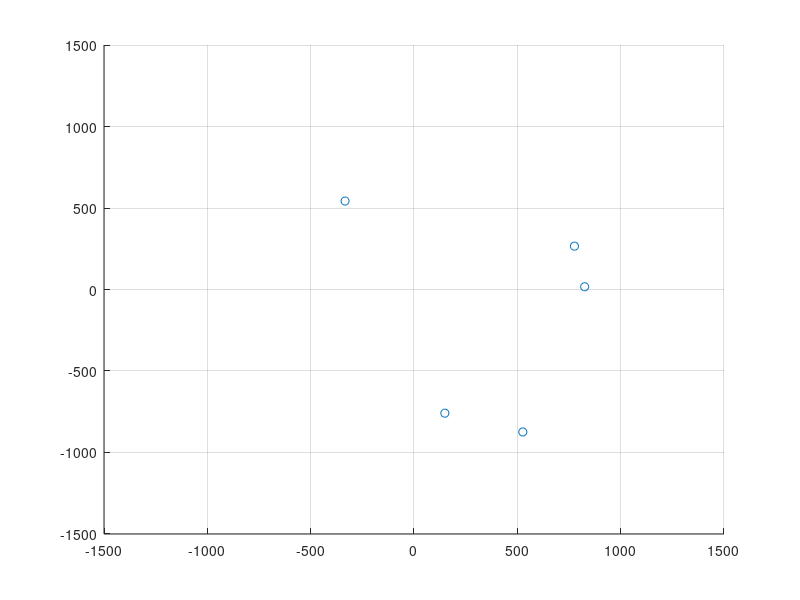

This figure's MATLAB source: (Note: this script raises an error after producing the figure.)
clear all
close all
clc
Area_X=1500;
Area_Y=1500;
figure('Position',[10 10 1200 1000])
axis([-(Area_X+1) (Area_X+1) -(Area_Y+1) (Area_Y+1)])
grid on

%% destination
% destination=[-100; 900];
% destination=[900 900 -900 -900 900; 0 900 900 -900 -900];
destination=2000*(rand(2,5)-rand(2,5));
% destination=[500+900*cos(pi/2:-pi/300:0*-pi/2); -500+900*sin(pi/2:-pi/300:0*-pi/2)];
goal_order=1;
goal_number=size(destination,2);

hold on 
scatter(destination(1,:),destination(2,:),'rx')
hold off

%% command initialize
max_robot_speed=30; % unit: cm
time_step=0.05;
max_steps=3000;
robot_V_cmd=zeros(3,max_steps);

v_theta_cmd=zeros(4,max_steps);
xy_cmd=zeros(4,max_steps);
v_theta_act=zeros(4,max_steps);
xy_act=zeros(4,max_steps);
robot1_state=zeros(3,max_steps);

% for pid
angular_error=zeros(1,max_steps);
previous_error=0;
error_diff=zeros(1,max_steps);
sum_error=zeros(1,max_steps);

%% senerial
robot1=rectangular_GBM([0; 0; 0],100,50,58,[0.15 0.7 0.3],[0;0;0;0]);

ii=0;
while ii<max_steps
    ii=ii+1;
    % construct velocity cmd
    destination_vector=(destination(:,goal_order)-robot1.center_position);
    theta=robot1.GBM_pos(3);
    best_unit=[cos(theta) sin(theta); -sin(theta) cos(theta)]*destination_vector/(dot(destination_vector,destination_vector))^0.5;
    angular_error(ii)=atan2(robot1.local_motion(2),robot1.local_motion(1));
%     if robot1.local_motion(1)==0 && robot1.local_motion(2)==0
%         angular_error(ii)=0;
%     elseif robot1.local_motion(1)==0 && robot1.local_motion(2)<0
%         angular_error(ii)=-pi/2;
%     elseif robot1.local_motion(1)==0 && robot1.local_motion(2)>0
%         angular_error(ii)=pi/2;
%     else
%         angular_error(ii)=atan(robot1.local_motion(2)/robot1.local_motion(1));
%     end
    % angular_error(ii)=-rem(robot1.GBM_pos(3),pi)+atan2(destination_vector(2),destination_vector(1));
    % angular_error(ii)=0.01*robot1.local_motion(2);
    error_diff(ii)=(angular_error(ii)-previous_error)/time_step;
    previous_error=angular_error(ii);
    if ii==1
        sum_error(ii)=angular_error(ii)*time_step;
    else
        sum_error(ii)=sum_error(ii-1)+angular_error(ii)*time_step;
    end
%     kp=0.2;
%     kd=0.0;
%     ki=0.0;
    kp=0.5;
    kd=0.0;
    ki=0.0;
    % kp=0.2;
    % kd=4.0;
    % ki=0.00;
    angular_cmd=kp*angular_error(ii)+kd*error_diff(ii)+ki*sum_error(ii);
    
%     if ((robot1.center_position(1)-destination(1,goal_order))^2+(robot1.center_position(2)-destination(2,goal_order))^2)^0.5<=50
%         robot_speed=max_robot_speed*0.2;
%     else
%         robot_speed=max_robot_speed;
%     end
    robot_V_cmd(1,ii)=max_robot_speed*best_unit(1);
    robot_V_cmd(2,ii)=max_robot_speed*best_unit(2);
    robot_V_cmd(3,ii)=angular_cmd;

    % move the robot
    [v_theta_cmd(:,ii),xy_cmd(:,ii)]=robot1.inverse_kinematics(robot_V_cmd(:,ii));
    [robot1,xy_act(:,ii),v_theta_act(:,ii)]=robot1.actuate(v_theta_cmd(:,ii),xy_cmd(:,ii));
    new_pos=robot1.update_position(time_step);
    robot1=robot1.move_GBM(new_pos,[robot1.theta_f; robot1.theta_r]);
    robot1_state(:,ii)=robot1.local_motion;

    % detect collision

    % visualize
    pause(0.01)
    if rem(ii,40)==0
        hold on
        scatter(robot1.center_position(1),robot1.center_position(2),'g.')
        hold off
    end
    
    % detect goal
    if ((robot1.center_position(1)-destination(1,goal_order))^2+(robot1.center_position(2)-destination(2,goal_order))^2)<=1
        goal_order=goal_order+1;
        if goal_order>goal_number
            break
        end
    end
end

%% romove zero elements
t_max=max_steps*time_step;
for ii=1:max_steps
    if robot_V_cmd(1,ii)==0 && robot_V_cmd(2,ii)==0 && robot_V_cmd(3,ii)==0
        robot_V_cmd(:,ii:end)=[];
        v_theta_cmd(:,ii:end)=[];
        xy_cmd(:,ii:end)=[];
        v_theta_act(:,ii:end)=[];
        xy_act(:,ii:end)=[];
        angular_error(:,ii:end)=[];
        error_diff(:,ii:end)=[];
        sum_error(:,ii:end)=[];
        robot1_state(:,ii:end)=[];
        t_max=(ii-1)*time_step;
        break
    end
end

%% plot data
t=time_step:time_step:t_max;
figure(2)
h1=plot(t,robot_V_cmd(1,:),'m',t,robot_V_cmd(2,:),'c',t,robot_V_cmd(3,:),'k');
set(h1,'LineStyle','-.','LineWidth',2);
hold on
h2=plot(t,robot1_state(1,:),'r',t,robot1_state(2,:),'b',t,robot1_state(3,:),'g');
set(h2,'LineStyle','-','LineWidth',1);
hold off
legend('cmd V_x','cmd V_y','cmd w','act _V_x','act V_y','act w')
title("robot1 V vector")

figure(3)
hold on
g1=plot(t,v_theta_cmd(1,:),'Color',"#77AC30","LineStyle","-.","LineWidth",2);
g2=plot(t,v_theta_cmd(3,:),"Color","#7E2F8E","LineStyle","-.","LineWidth",2);
g3=plot(t,v_theta_act(1,:),"Color","#00FF00","LineStyle",'-','LineWidth',1);
g4=plot(t,v_theta_act(3,:),"Color","#FF00FF","LineStyle",'-','LineWidth',1);
hold off
legend('cmd v_f','cmd v_r','act v_f','act v_r')
title("robot1 wheel speeds")

figure(4)
hold on
g5=plot(t,v_theta_cmd(2,:),'Color',"#00FFFF","LineStyle","-.","LineWidth",2);
g6=plot(t,v_theta_cmd(4,:),"Color","#D95319","LineStyle","-.","LineWidth",2);
g7=plot(t,v_theta_act(2,:),"Color","#0000FF","LineStyle",'-','LineWidth',1);
g8=plot(t,v_theta_act(4,:),"Color","#FF0000","LineStyle",'-','LineWidth',1);
hold off
legend({'cmd $\theta_f$','cmd $\theta_r$','act $\theta_f$','act $\theta_r$'},"Interpreter","latex")
title("robot1 wheel steering")

figure(5)
grid on
hold on
%　plot(t,v_theta_cmd(3,:),"Color",'g','LineStyle','-.','LineWidth',2)
plot(t,angular_error,"Color",'b','LineStyle','-','LineWidth',1)
hold off
% legend('cmd','error')
title("control out/in")